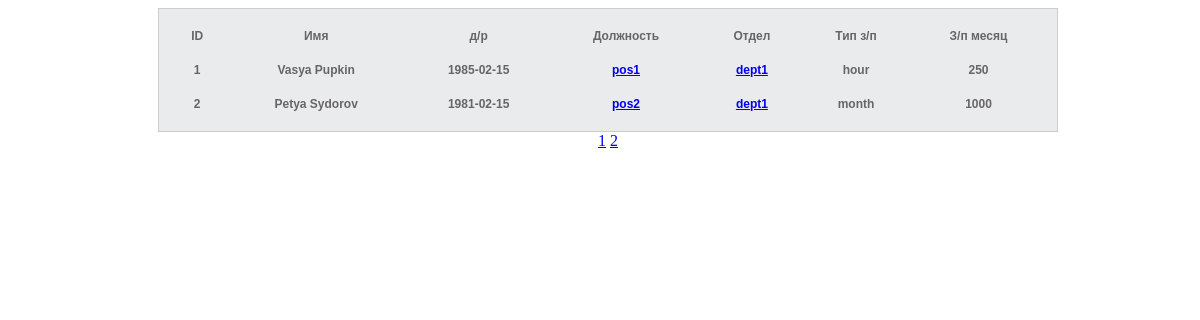
The page / on the database its author committed.
### tables this page shows
CREATE TABLE `employes` (
  `employes_id` int(5) UNSIGNED NOT NULL,
  `employes_name` varchar(255) NOT NULL,
  `employes_birthday` date DEFAULT NULL,
  `employes_dept_id` int(2) UNSIGNED NOT NULL,
  `employes_pos_id` int(5) UNSIGNED NOT NULL,
  `employes_salary` enum('hour','month') DEFAULT NULL
);

CREATE TABLE `position` (
  `position_id` int(5) UNSIGNED NOT NULL,
  `position_title` varchar(255) NOT NULL,
  `position_salary_hour` float UNSIGNED DEFAULT NULL,
  `position_salary_month` float UNSIGNED DEFAULT NULL
);

### controller/indexController.php (called while the page is built)
<?php
class indexController extends baseController {
    public function indexAction() {
        $empl = employesModel::pagination();
        $data = [];
        $i = 0;
        foreach ($empl as $employe) {
            $employe->salaryMonth(50);
            $data[$i]['employe'] = $employe;
            $pos = positionModel::findTitleById($employe->employePos);
            $data[$i]['pos'] = $pos;
            $dept = deptModel::findTitleById($employe->employeDept);
            $data[$i]['dept'] = $dept;
            $i++;
        }
        $param = array(
            ['index/index', ['data' => $data]]
        );
        $this->view->render($param);
    }
}

### index.php (called while the page is built, shortened)
<?php
require_once ROOT . 'core/application.php';
$app = new Application();
$app->run();

### model/employesModel.php (called while the page is built, shortened)
<?php
class employesModel {
    public static $tableName = 'employes';
    protected $employePos = NULL;
    protected $employeSalary = NULL;
    public function __construct($employeName, $employeBirthday, $employeDept, $employePos, $employeSalary) {
        $this->employeName = $employeName;
        $this->employeBirthday = $employeBirthday;
        $this->employeDept = $employeDept;
        $this->employePos = $employePos;
        $this->employeSalary = $employeSalary;
    }
    public function setId($id) {
        $this->employeId = $id;
    }
    public function __get($name) {
        return $this->$name;
    }
    public function salaryMonth($hour = NULL) {
        $pdo = PDOLib::getInstance()->getPdo();
        if ($this->employeSalary == 'hour' && $hour) {
            $sql = "SELECT position_salary_hour FROM position WHERE position_id = :position_id";
            $arr = array(
                'position_id' => $this->employePos
            );
            $res = $pdo->prepare($sql);
            $res->execute($arr);
            $pay = $res->fetchColumn();
            $this->monthPay = $pay * $hour;
        } elseif ($this->employeSalary == 'month') {
            $sql = "SELECT position_salary_month FROM position WHERE position_id = :position_id";
            $arr = array(
                'position_id' => $this->employePos
            );
            $res = $pdo->prepare($sql);
            $res->execute($arr);
            $this->monthPay = $res->fetchColumn();
        } else {
            return FALSE;
        }
    }
    public static function pagination($page = 1, $limit = 2) {
        $emplList = array();
        $pdo = PDOLib::getInstance()->getPdo();
        $sql = "SELECT count(*) FROM " . employesModel::$tableName;
        $res = $pdo->query($sql);
        $count = $res->fetchColumn();
        $pages = ceil($count / $limit);
        $start = $page * $limit - $limit;
        $sql="SELECT * FROM " . employesModel::$tableName . " LIMIT $start, $limit";
        $res = $pdo->query($sql);
        $output = $res->fetchAll();
        if ($output) {
            foreach ($output as $employe) {
                $newEmploye = new employesModel($employe['employes_name'], $employe['employes_birthday'], $employe['employes_dept_id'], $employe['employes_pos_id'], $employe['employes_salary']);
                $newEmploye->setId($employe['employes_id']);
                array_push($emplList, $newEmploye);
            }
            return $emplList;
        } else {
            return FALSE;
        }
    }
}

### model/positionModel.php (called while the page is built)
<?php
class positionModel {
    public static function findTitleById($id) {
        $pdo = PDOLib::getInstance()->getPdo();
        $sql = "SELECT position_title FROM position WHERE position_id = :position_id";
        $arr = array(
            'position_id' => $id
        );
        $res = $pdo->prepare($sql);
        $res->execute($arr);
        return $res->fetchColumn();
    }
}

### model/deptModel.php (called while the page is built)
<?php
class deptModel {
    public static function findTitleById($id) {
        $pdo = PDOLib::getInstance()->getPdo();
        $sql = "SELECT dept_title FROM dept WHERE dept_id = :dept_id";
        $arr = array(
            'dept_id' => $id
        );
        $res = $pdo->prepare($sql);
        $res->execute($arr);
        return $res->fetchColumn();
    }
}

### view/index/index.php (the view)
<div class="center">
<table class="simple-little-table" cellspacing='0'>
    <tr><th>ID</th><th>Имя</th><th>д/р</th><th>Должность</th><th>Отдел</th><th>Тип з/п</th><th>З/п месяц</th></tr>
    <?php
    foreach ($data as $empoyer) {
        $emp = $empoyer['employe'];
        $pos = $empoyer['pos'];
        $dept = $empoyer['dept'];
        echo '<tr>';
        echo "<th>$emp->employeId</th><th>$emp->employeName</th>"
        . "<th>$emp->employeBirthday</th>"
        . "<th><a href='/position/id/" . $emp->employePos . "'>$pos</a></th>"
        . "<th><a href='/dept/id/" . $emp->employeDept . "'>$dept</a></th>"
        . "<th>$emp->employeSalary</th>"
        . "<th>$emp->monthPay</th>";
        echo '</tr>';
    }
    ?>
</table>
</div>
<div class="center">
    <?php
        for ($i = 1; $i <= $_SESSION['page_num']; $i++) {
            if ($_SESSION['page'] == $i) {
                echo " <a href='#'>$i</a> ";
            } else {
                echo " <a href='/employes/page/" . $i . "'>$i</a> ";
            }
        }
    ?>
</div>

### lib/viewLib.php (shortened to what this page needs)
<?php
class viewLib {
    private $layout;
    public function __construct($className) {
        $this->layout = ROOT . 'view/layout/layout.php';
    }
    private function getTemplateContent($template, $params = []) {
        extract($params);
        $pathToTemplate = ROOT . 'view/' . $template . '.php';
        if (file_exists($pathToTemplate)) {
            require_once $pathToTemplate;
        }
        $content = ob_get_contents();
        return $content;
    }
    public function render($array) {
        $content = array();
        foreach ($array as $temp) {
            $template = $temp[0];
            $params = $temp[1];
            array_push($content, $this->getTemplateContent($template, $params));
        }
        if (file_exists($this->layout)) {
            require_once $this->layout;
        }
    }
}

### core/application.php (shortened to what this page needs)
<?php
class Application {
    private $url_controller = null;
    public function run() {
        if (!$this->url_controller) {
            $page = new IndexController();
            $page->indexAction();
        } else {
            throw new Exception('Page not found', 404);
        }
    }
}

### view/layout/layout.php (shortened to what this page needs)
<!DOCTYPE html>
<html>
<head>
    <link rel="stylesheet" type="text/css" href="/personal/css/style.css">
</head>
<body>
    <?php foreach ($content as $value) {
        echo $value;
    } ?>
</body>
</html>

### css/style.css (style rules this page uses)
.center { text-align: center; width: 1200px; margin: auto; }
table { width: 900px; margin: auto; padding: 10px; font-family:Arial, Helvetica, sans-serif; color:#666; font-size:12px; border:#ccc 1px solid; border-collapse:separate; background:#eaebec; }
table th { padding: 10px; }

### rows shown on the page
employes: employes_id "1", employes_name "Vasya Pupkin", employes_birthday "1985-02-15", pos "pos1", dept "dept1", employes_salary "hour"
position: position_salary_hour "250"
employes: employes_id "2", employes_name "Petya Sydorov", employes_birthday "1981-02-15", pos "pos2", dept "dept1", employes_salary "month"
position: position_salary_month "1000"
